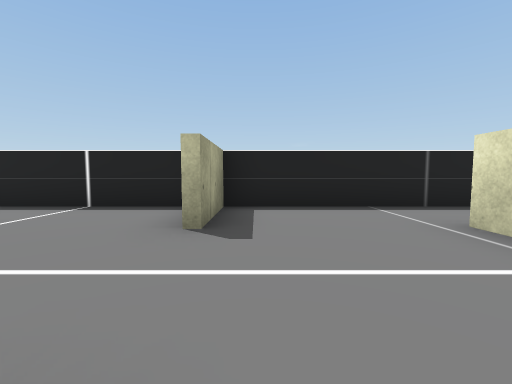
view 1 (above)

12 first-person views from a walk through a Unity game level. The camera is 0.29 m above the floor, tilts 4° down and sees 90° across. The floor is counted in squares, 0.5 m on a side. Each view is taken from the middle of a square. On the plan, view 1 faces up. The plan holds only what a view shows up to about 9 squares ahead; the rest is blank. The place goes on beyond the plan. The player character is not drawn. Some surface patterns are stand-ins.

view 2
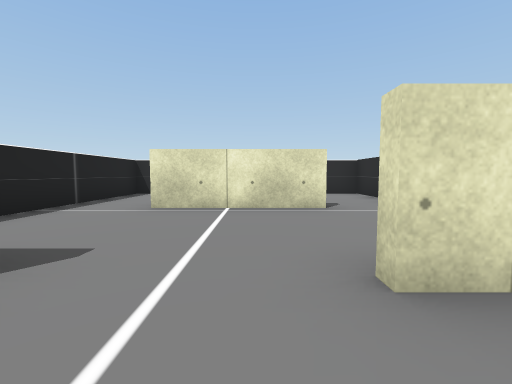

view 3
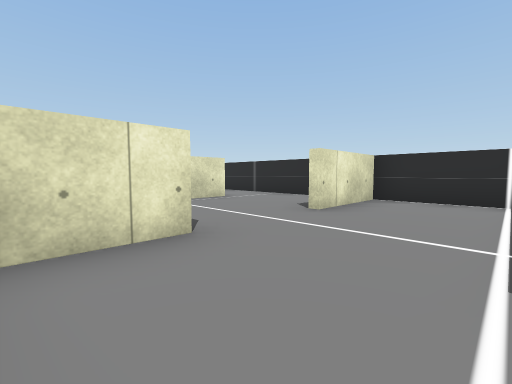

view 4
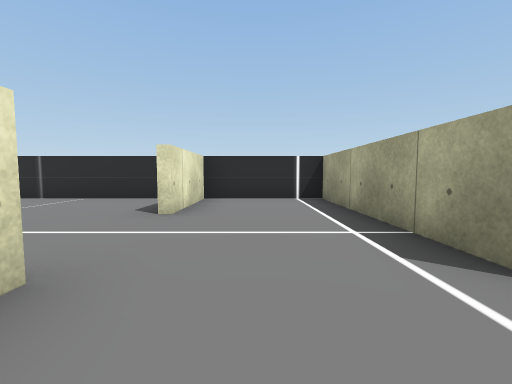

view 5
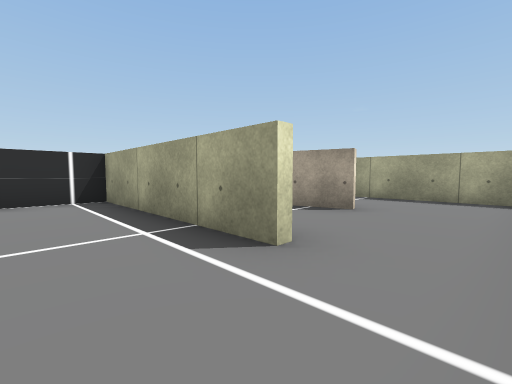

view 6
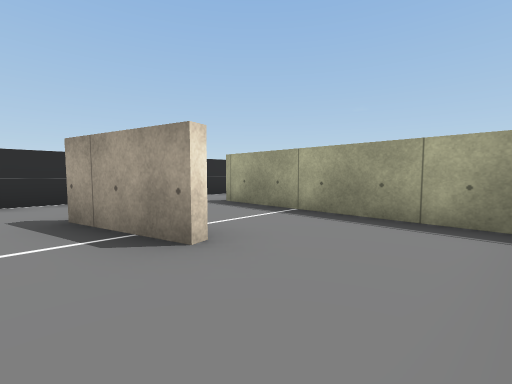

view 7
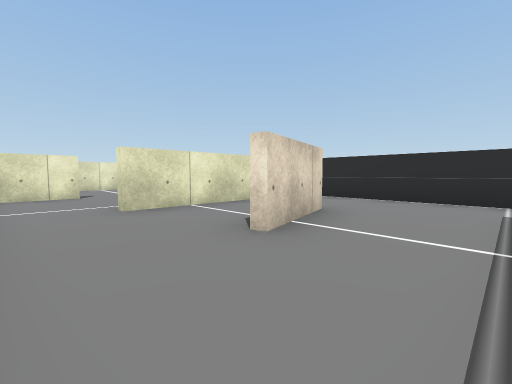

view 8
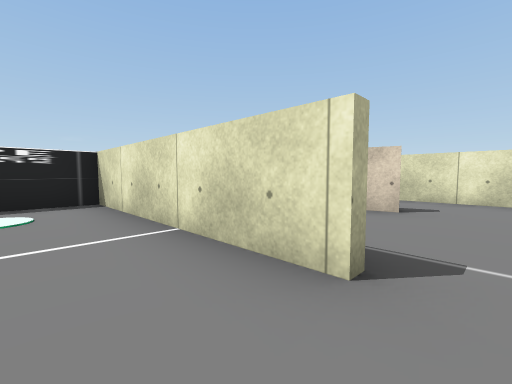

view 9
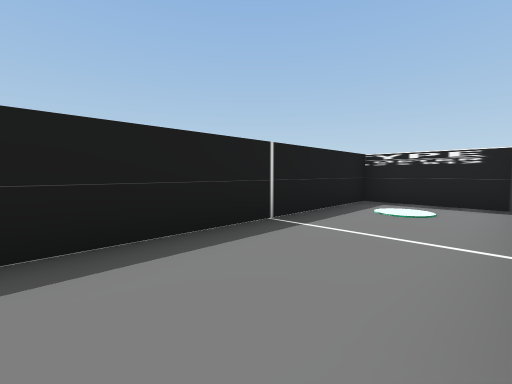

view 10
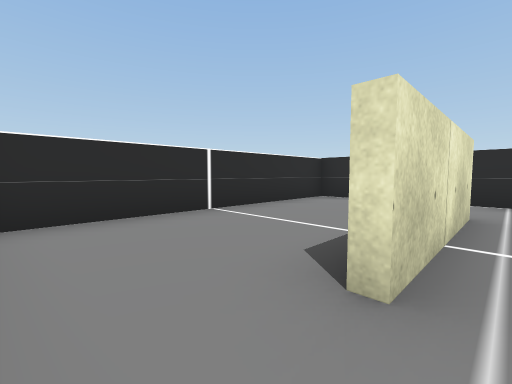

view 11
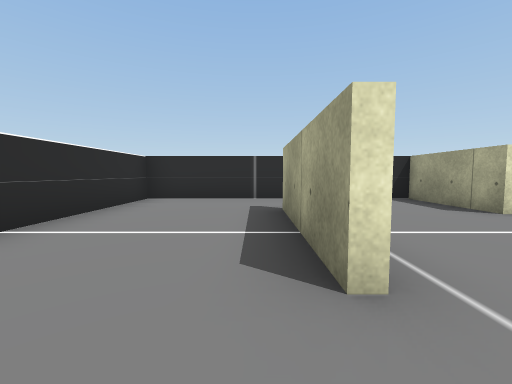

view 12
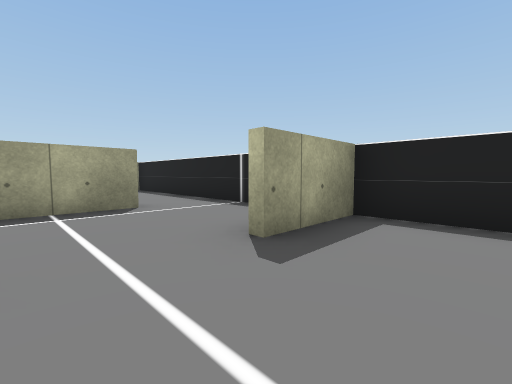

### Floor plan
Points are (right, up) in squares from view 1. A wall is a line through its corners. A room is listed if a view was taken in it or the views show most of it. See-through windows are left out.
Room 1 (views 1, 10, 11, 12)
walls: (2.6, 2.9) (2.6, -0.2); (2.4, -0.2) (2.4, 2.9); (-0.6, 0.4) (-0.6, -2) (5.6, -2) (5.6, 4.5) (-0.6, 4.5) (-0.6, 2.6)
ways out: opening at (-1, 1.5) to room 2
Room 2 (views 2, 3, 4, 5)
walls: (-3.6, 2.8) (-3.6, -2) (-0.8, -2) (-0.8, 0.4); (-0.8, 2.6) (-0.8, 4.1); (-1.2, 4.5) (-4.4, 4.5)
ways out: opening at (-1, 1.5) to room 1; opening at (-4, 3.5) to room 3
Room 3 (views 6, 7)
walls: (-6.1, 2.2) (-5.6, 0.2); (-5.7, 0.1) (-6.3, 2.2); (-8.5, 4.1) (-8.5, -0.5); (-4.4, 4.5) (-8.2, 4.5); (-8.6, -2) (-4.4, -2); (-3.8, -1.1) (-3.8, 2.8)
ways out: opening at (-4, 3.5) to room 2; opening at (-9, -1) to room 4
Room 4 (views 8, 9)
walls: (-8.7, -0.5) (-8.7, 4.5) (-11.2, 4.5) (-11.2, -1.1); (-9.8, -2) (-8.6, -2)
ways out: opening at (-9, -1) to room 3
objects: other object (-10, 3)

Where each view was taken, in squares from view 1:
view 1: 0 up, 0 right, facing up
view 2: 1 up, 2 left, facing right
view 3: 4 up, 3 left, facing down-right
view 4: 4 up, 2 left, facing down
view 5: 4 up, 2 left, facing down-left
view 6: 4 up, 5 left, facing down-left
view 7: 4 up, 8 left, facing down-right
view 8: 1 down, 10 left, facing up-right
view 9: 1 down, 9 left, facing up-left
view 10: 4 up, 2 right, facing down-right
view 11: 4 up, 3 right, facing down
view 12: 1 up, 1 right, facing up-left
